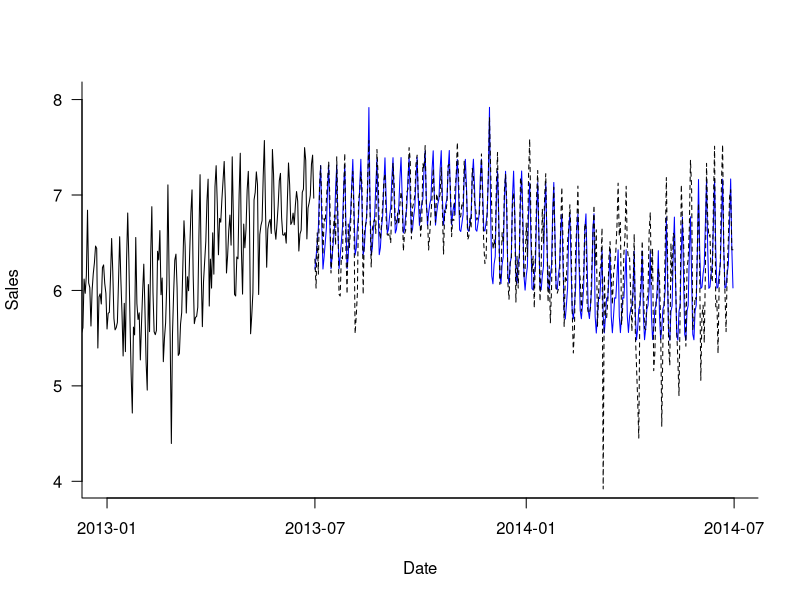

The R script that drew this image: (Note: this script raises an error after producing the figure.)
library(forecast)
setwd('C:/Users/Elias/Documents/ManSci Year 2/Data Analytics II/SplitBanana') # Set work directory to organise files
# Load the Split Banana sales data. Create month as new factor variable.
sales.data <- read.csv('SplitBanana.csv', stringsAsFactors = FALSE)
sales.data$Date <- as.Date(sales.data$Date, format = "%m/%d/%Y") # Sets all dates to the same format

###### Add the 91 days of Apr, May, and June to the data frame
dates.test <- as.data.frame(seq(from = as.Date("04/01/14", "%m/%d/%y"), length.out = 91, by = "day"))
# Make the dates.test data frame to the same format as the sales.data data frame
dates.test$Sales <- NA
dates.test$Salesimp <- NA
# Set all rows of Staunton.Jams column to 0 meaning there is no festival
dates.test$Staunton.Jams <- 0
# We know that there was a Staunton Jams Festival on the 17th of May 2014. Therefore, set this row to 1
dates.test$Staunton.Jams[47] <- 1
dates.test$Salesadj <- NA
# Specify the names of the forecast dates data frame so that we can easily merge it with sales.data
colnames(dates.test) <- c("Date", "Sales", "Salesimp", "Staunton.Jams", "Salesadj")
# Merge the data frames using row-bind
sales.data <- as.data.frame(rbind(sales.data, dates.test))
tail(sales.data)
length(sales.data$Date)

####### Determine what month every date in sales.data is and store it in Month as a factor
Month <- factor(months(sales.data$Date, abbreviate = TRUE), levels = c("Jan", "Feb", "Mar", "Apr", "May", "Jun", "Jul", "Aug", "Sep", "Oct", "Nov", "Dec"))

# Another seasonality we noticed in Tableau was that sales increase towards the weekend
# We add this as another factor seasonality variable like we did with the month to later improve our prediction
# Use the R-function "weekdays" to determine what weekday a specific date was
Weekday <- factor(weekdays(sales.data$Date, abbreviate = TRUE), levels = c("Mon", "Tue", "Wed", "Thu", "Fri", "Sat", "Sun"))

# Sales increase heavily during the Staunton Jams festival
# Therefore, we decided to incorporate this into our model to improve our predictions further
# ADD FESTIVAL Staunton.Jams as factor in a similar way to how we added month and weekday
festival <- factor(sales.data$Staunton.Jams)

# We want to use this festival factor as a dummy variable in our regression matrix
festival.dummies <- model.matrix(~ festival + 0) # Create the Staunton.Jams seasonal dummies using the festival factor variable in the model.matrix function.  The "+ 0" will make sure that one of the dummies is not automatically dropped.
# Look at the head of festival.dummies to see that everything is in order
head(festival.dummies)


#### Interaction matrix
# Initially we used dummy variables for month and weekday too. But we noticed how in Tableau there is some interaction between
# The weekdays and the months. To use this in our model we create an interaction matrix using the data from Month and Weekday
interaction.mat <- model.matrix(~ Month:Weekday + 0)

# Store the total number of rows in the variable ntotal
ntotal <- length(sales.data$Date)
# Check that ntotal is the correct number
ntotal

# Create new data frame with the interaction matrix and the festival dummies
x.df <- as.data.frame(cbind(interaction.mat, festival.dummies, seq(1, ntotal)))  # Put the festival seasonal dummies, the interaction matrix and a trend together into a data frame.

# Renaming x.df to x and removing two columns that are redundant because they are perfectly correlated
x <- x.df[ , -c(1,85)]

head(x)  # Inspect the design matrix.
tail(x)

# Create the y (or response variable).
y <- sales.data$Salesimp

######## LOG THE Y VARIABLE to linearize the relationship between the values
logy <- log(y)

# Create training and validation sets using our logy instead of y.
nvalid <- 365
ntrain <- ntotal - nvalid
xtrain <- x[1:ntrain, ]
ytrain <- logy[1:ntrain]
# We don't want the last 3 months in our validation set because the y-values for these dates are NA. Therefore,
# shift the validation set so that it ends before the 1t of April 2014
xvalid <- x[(ntrain + 1):ntotal - 91, ]
yvalid <- logy[(ntrain + 1):ntotal - 91]

# Fit a linear regression to the training set. Make forecasts in the validation set.
# Because we changed the training and validation y-sets, we don't need to change any code in this part
sales.lm <- lm(ytrain ~ ., data = xtrain)
options(scipen=999)
summary(sales.lm)
sales.lm.pred <- predict(sales.lm, newdata = xvalid, interval = "prediction", level = 0.95)  # Unlike ets, we set "level" to one number.  It gives the "level" central prediction interval. 
head(sales.lm.pred)  # The prediction matrix has three columns: mean and lower and upper limits of the prediction interval. For example, with level = 0.95, the lower limit is the 2.5%-quantile, and the upper limit is the 97.5%-quantile.
accuracy(sales.lm.pred[, 1], yvalid)  # Score the mean prediction, which is in the first column of the prediction matrix. 
# Trend and Monthly Seasonal Regression Model: RMSE = 351, MAE = 269, MAPE = 46.5

dates.train <- sales.data$Date[1:ntrain]
dates.valid <- seq(from = sales.data$Date[ntrain + 1], length.out = nvalid, by = 'day')

plot(x = dates.train, y = ytrain, # This gives R the data to be plotted.
     #     xlim = c(min(dates.train), max(dates.valid)),  # This sets the range on the x-axis.
     xlim = c(as.Date("2013-01-01"), max(dates.valid)),  # To zoom in, uncomment this line and comment the one above.
     type = "l",     # This tells R to 'connect the dots' and make a line plot. 
     las = 1,        # This flips the numbers along the y-axis to be horizontal.
     bty = "l",      # This controls the lines making up the box around the plots.
     xlab = "Date",  # This labels the x-axis.
     ylab = "Sales") # This labels the y-axis.
lines(x = dates.valid, y = sales.lm.pred[ ,1], col = "blue")
lines(x = dates.valid, y = yvalid, col = "black", lty = 2)

# re-fit model to the entire training set and make forecasts in the testing set (April 1, 2014 through June 31, 2014).

# Create a testing set of the last three months
xtest <- x[(ntotal-90):ntotal, ] # [, ] creates a matrix
ytest <- logy[(ntotal-90):ntotal] # [] creates a vector

# Create a prediction for the forecast period, using the model we built using the training and validations sets (sales.lm)
sales.lm.pred <- predict(sales.lm, newdata = xtest, interval = "prediction", level = 0.6)
accuracy(sales.lm.pred[, 1], yvalid)
#?accuracy # Get better understanding of what the different abbreviations in the accuracy means

# "Un-log'ing", using lapply exp function to reverse the logarithm functiong to get the y-values back to sales numbers 
fit.pred <- exp(sales.lm.pred)


# Write the mean predictions for daily sales in June 2014 to a csv file for use in the Staffing Model. You can open the csv file in Excel and copy and paste the forecasts into the Staffing Model.
pred.vec <- fit.pred
write.csv(pred.vec, file = "60ConfSplitBananaForecastLog.csv")
